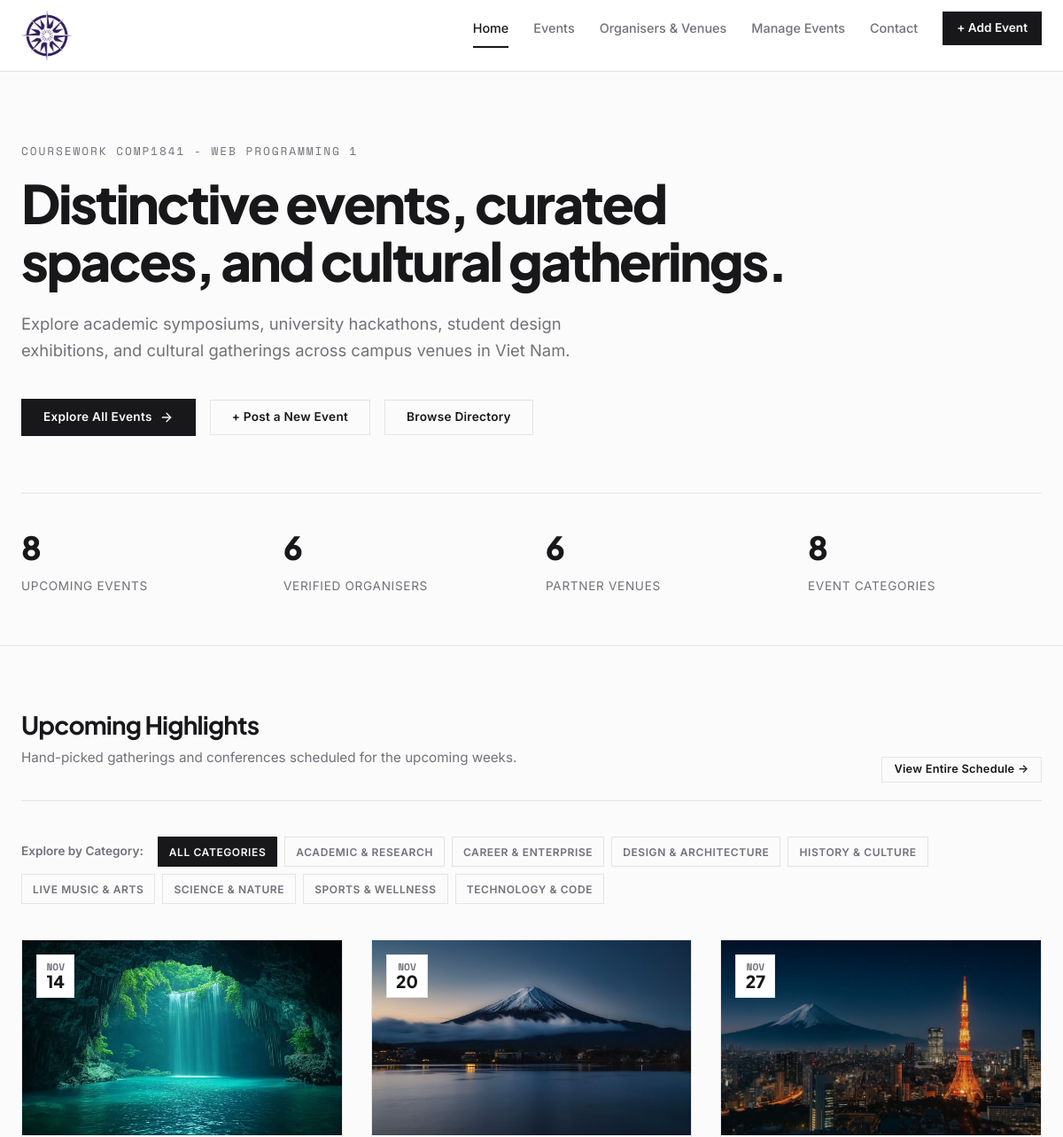
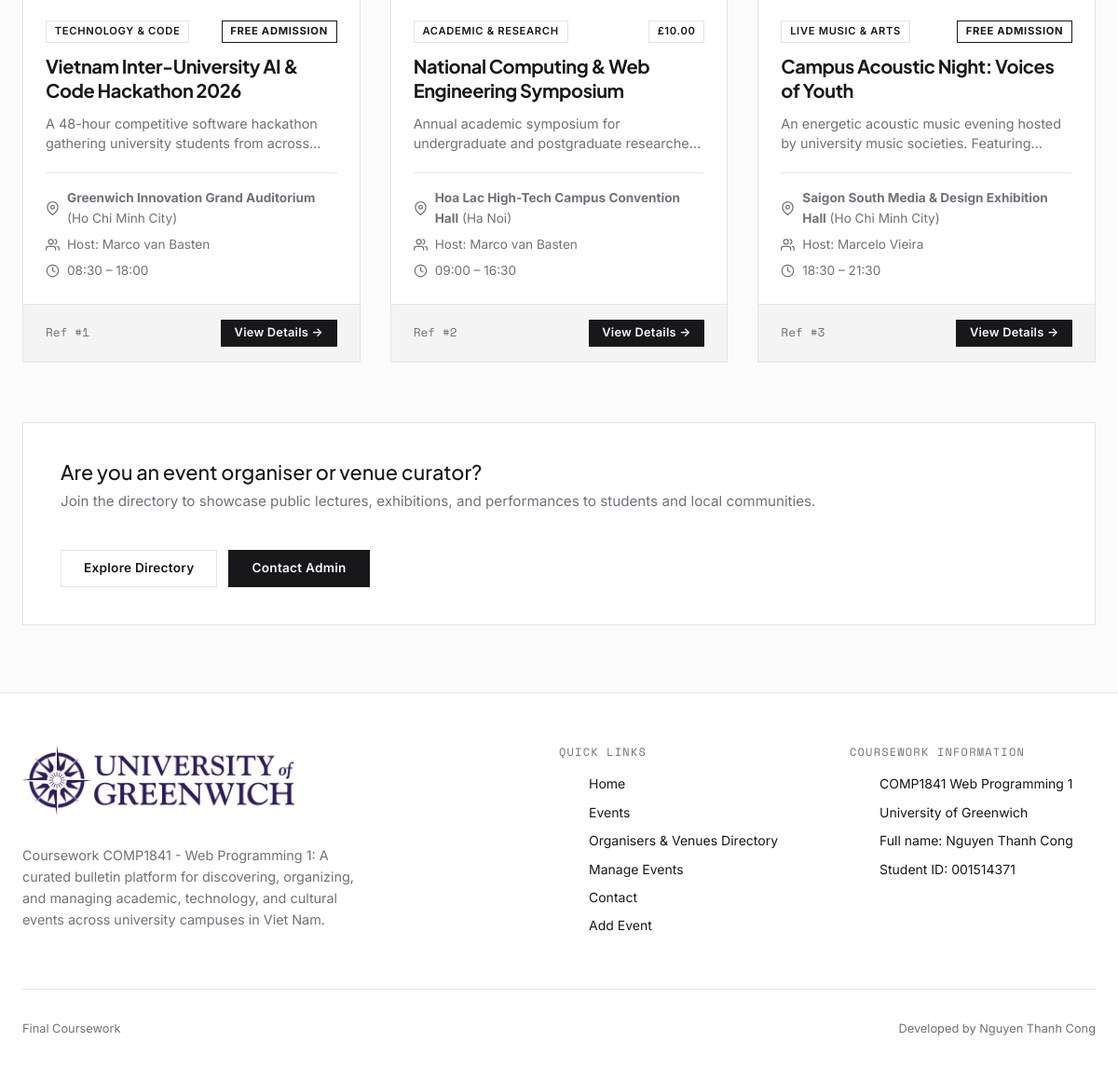
The page / on the database its author committed (2 pictures, top to bottom).
### tables this page shows
CREATE TABLE `events` (
  `id` INT AUTO_INCREMENT PRIMARY KEY,
  `title` VARCHAR(255) NOT NULL,
  `description` TEXT NOT NULL,
  `event_date` DATE NOT NULL,
  `start_time` TIME NOT NULL,
  `end_time` TIME NOT NULL,
  `venue_id` INT NOT NULL,
  `organiser_id` INT NOT NULL,
  `category` VARCHAR(100) NOT NULL,
  `image_url` VARCHAR(500) NOT NULL,
  `ticket_price` DECIMAL(10,2) NOT NULL DEFAULT 0.00,
  `status` VARCHAR(50) NOT NULL DEFAULT 'Upcoming',
  `created_at` DATETIME DEFAULT CURRENT_TIMESTAMP,
  `updated_at` DATETIME DEFAULT CURRENT_TIMESTAMP ON UPDATE CURRENT_TIMESTAMP,
  CONSTRAINT `fk_events_venue` FOREIGN KEY (`venue_id`) REFERENCES `venues` (`id`) ON DELETE RESTRICT ON UPDATE CASCADE,
  CONSTRAINT `fk_events_organiser` FOREIGN KEY (`organiser_id`) REFERENCES `organisers` (`id`) ON DELETE RESTRICT ON UPDATE CASCADE
);

CREATE TABLE `venues` (
  `id` INT AUTO_INCREMENT PRIMARY KEY,
  `name` VARCHAR(150) NOT NULL,
  `address` VARCHAR(255) NOT NULL,
  `city` VARCHAR(100) NOT NULL,
  `capacity` INT NOT NULL DEFAULT 0,
  `contact_person` VARCHAR(100) DEFAULT NULL,
  `image_url` VARCHAR(500) DEFAULT NULL,
  `created_at` DATETIME DEFAULT CURRENT_TIMESTAMP
);

CREATE TABLE `organisers` (
  `id` INT AUTO_INCREMENT PRIMARY KEY,
  `full_name` VARCHAR(150) NOT NULL,
  `email` VARCHAR(150) NOT NULL,
  `phone` VARCHAR(50) DEFAULT NULL,
  `website` VARCHAR(255) DEFAULT NULL,
  `bio` TEXT DEFAULT NULL,
  `logo_url` VARCHAR(500) DEFAULT NULL,
  `created_at` DATETIME DEFAULT CURRENT_TIMESTAMP
);

### index.php (called while the page is built, shortened)
<?php
try {
    include __DIR__ . '/includes/DatabaseConnection.php';
    include __DIR__ . '/includes/DatabaseFunctions.php';
    $stats = [
        'events_count' => total($connection, 'events'),
        'organisers_count' => total($connection, 'organisers'),
        'venues_count' => total($connection, 'venues'),
    ];
    $featuredEvents = getEventsWithDetails($connection, '', '', 3);
    $categories = getCategories($connection);
    include __DIR__ . '/templates/home.html.php';
    $output = ob_get_clean();
} catch (PDOException $e) {
    $title = 'An error has occurred';
    $output = '<div class="alert alert-error">Database error: ' . htmlspecialchars($e->getMessage(), ENT_QUOTES, 'UTF-8') . '</div>';
}
include __DIR__ . '/templates/layout.html.php';

### includes/DatabaseFunctions.php (called while the page is built, shortened)
<?php
function query($pdo, $sql, $parameters = []) {
    $stmt = $pdo->prepare($sql);
    $stmt->execute($parameters);
    return $stmt;
}
function total($pdo, $table, $where = '', $parameters = []) {
    $sql = "SELECT COUNT(*) FROM `{$table}`";
    $stmt = query($pdo, $sql, $parameters);
    return (int) $stmt->fetchColumn();
}
function getEventsWithDetails($pdo, $category = '', $search = '', $limit = null) {
    $sql = "SELECT
                e.*,
                o.full_name AS organiser_name,
                o.email AS organiser_email,
                o.logo_url AS organiser_logo,
                v.name AS venue_name,
                v.city AS venue_city,
                v.address AS venue_address,
                v.capacity AS venue_capacity
            FROM `events` e
            INNER JOIN `organisers` o ON e.organiser_id = o.id
            INNER JOIN `venues` v ON e.venue_id = v.id
            WHERE 1=1";
    $params = [];
    $sql .= " ORDER BY e.event_date ASC, e.start_time ASC";
    if ($limit !== null && (int)$limit > 0) {
        $sql .= " LIMIT " . (int)$limit;
    }
    $stmt = query($pdo, $sql, $params);
    return $stmt->fetchAll();
}
function getCategories($pdo) {
    $sql = "SELECT DISTINCT category FROM `events` ORDER BY category ASC";
    $stmt = query($pdo, $sql);
    return $stmt->fetchAll(PDO::FETCH_COLUMN);
}
function formatDayAndMonth($dateString) {
    $dt = new DateTime($dateString);
    return [
        'day' => $dt->format('d'),
        'month' => strtoupper($dt->format('M')),
        'year' => $dt->format('Y')
    ];
}
function formatTime($timeString) {
    $dt = new DateTime($timeString);
    return $dt->format('H:i');
}
function formatPrice($price) {
    $val = (float)$price;
    if ($val <= 0.0) {
        return 'Free Admission';
    }
    return '£' . number_format($val, 2);
}
function e($str) {
    $normalized = str_replace('assests/', 'assets/', (string)$str);
    return htmlspecialchars($normalized, ENT_QUOTES, 'UTF-8');
}

### templates/home.html.php (the view)
<section class="hero-minimal">
  <div class="container">
    <span class="hero-lead-label">Coursework COMP1841 - Web Programming 1</span>
    <h1 class="hero-title">Distinctive events, curated spaces, and cultural gatherings.</h1>
    <p class="hero-subtitle">
      Explore academic symposiums, university hackathons, student design exhibitions, and cultural gatherings across campus venues in Viet Nam.
    </p>
    <div class="hero-actions">
      <a href="events.php" class="btn btn-primary">
        Explore All Events
        <svg width="16" height="16" viewBox="0 0 24 24" fill="none" stroke="currentColor" stroke-width="2" stroke-linecap="round" stroke-linejoin="round">
          <line x1="5" y1="12" x2="19" y2="12"></line>
          <polyline points="12 5 19 12 12 19"></polyline>
        </svg>
      </a>
      <a href="addevent.php" class="btn btn-outline">+ Post a New Event</a>
      <a href="organisers_venues.php" class="btn btn-outline">Browse Directory</a>
    </div>
    <div class="hero-stats-bar" aria-label="System Statistics">
      <div class="stat-item">
        <span class="stat-value"><?= e($stats['events_count']) ?></span>
        <span class="stat-label">Upcoming Events</span>
      </div>
      <div class="stat-item">
        <span class="stat-value"><?= e($stats['organisers_count']) ?></span>
        <span class="stat-label">Verified Organisers</span>
      </div>
      <div class="stat-item">
        <span class="stat-value"><?= e($stats['venues_count']) ?></span>
        <span class="stat-label">Partner Venues</span>
      </div>
      <div class="stat-item">
        <span class="stat-value"><?= count($categories) ?></span>
        <span class="stat-label">Event Categories</span>
      </div>
    </div>
  </div>
</section>
<section style="padding: 4.5rem 0;">
  <div class="container">
    <div class="section-header">
      <div>
        <h2 class="section-title">Upcoming Highlights</h2>
        <p class="section-desc">Hand-picked gatherings and conferences scheduled for the upcoming weeks.</p>
      </div>
      <a href="events.php" class="btn btn-outline btn-sm">
        View Entire Schedule &rarr;
      </a>
    </div>
    <div style="margin-bottom: 2.5rem; display: flex; align-items: center; gap: 0.5rem; flex-wrap: wrap;">
      <span style="font-size: 0.85rem; font-weight: 600; color: var(--text-muted); margin-right: 0.5rem;">Explore by Category:</span>
      <a href="events.php" class="pill-link active">All Categories</a>
      <?php foreach ($categories as $cat): ?>
        <a href="events.php?category=<?= urlencode($cat) ?>" class="pill-link">
          <?= e($cat) ?>
        </a>
      <?php endforeach; ?>
    </div>
    <div class="events-grid">
      <?php if (!empty($featuredEvents)): ?>
        <?php foreach ($featuredEvents as $ev): ?>
          <?php $dateParts = formatDayAndMonth($ev['event_date']); ?>
          <article class="event-card">
            <div class="event-card-media">
              <img src="<?= e($ev['image_url']) ?>" alt="<?= e($ev['title']) ?>" class="event-card-image" loading="lazy">
              <div class="event-date-badge">
                <span class="date-month"><?= e($dateParts['month']) ?></span>
                <span class="date-day"><?= e($dateParts['day']) ?></span>
              </div>
            </div>
            <div class="event-card-body">
              <div class="event-meta-top">
                <span class="badge"><?= e($ev['category']) ?></span>
                <span class="badge <?= $ev['ticket_price'] <= 0 ? 'badge-free' : '' ?>">
                  <?= formatPrice($ev['ticket_price']) ?>
                </span>
              </div>
              <h3 class="event-card-title">
                <a href="event.php?id=<?= e($ev['id']) ?>">
                  <?= e($ev['title']) ?>
                </a>
              </h3>
              <p class="event-excerpt">
                <?= e($ev['description']) ?>
              </p>
              <div class="event-info-rows">
                <div class="info-row">
                  <svg viewBox="0 0 24 24" fill="none" stroke-width="2" stroke-linecap="round" stroke-linejoin="round">
                    <path d="M21 10c0 7-9 13-9 13s-9-6-9-13a9 9 0 0 1 18 0z"></path>
                    <circle cx="12" cy="10" r="3"></circle>
                  </svg>
                  <span><strong><?= e($ev['venue_name']) ?></strong> (<?= e($ev['venue_city']) ?>)</span>
                </div>
                <div class="info-row">
                  <svg viewBox="0 0 24 24" fill="none" stroke-width="2" stroke-linecap="round" stroke-linejoin="round">
                    <path d="M17 21v-2a4 4 0 0 0-4-4H5a4 4 0 0 0-4 4v2"></path>
                    <circle cx="9" cy="7" r="4"></circle>
                    <path d="M23 21v-2a4 4 0 0 0-3-3.87"></path>
                    <path d="M16 3.13a4 4 0 0 1 0 7.75"></path>
                  </svg>
                  <span>Host: <?= e($ev['organiser_name']) ?></span>
                </div>
                <div class="info-row">
                  <svg viewBox="0 0 24 24" fill="none" stroke-width="2" stroke-linecap="round" stroke-linejoin="round">
                    <circle cx="12" cy="12" r="10"></circle>
                    <polyline points="12 6 12 12 16 14"></polyline>
                  </svg>
                  <span><?= formatTime($ev['start_time']) ?> – <?= formatTime($ev['end_time']) ?></span>
                </div>
              </div>
            </div>
            <div class="event-card-footer">
              <span style="font-size: 0.8rem; color: var(--text-muted); font-family: var(--font-mono);">
                Ref #<?= e($ev['id']) ?>
              </span>
              <a href="event.php?id=<?= e($ev['id']) ?>" class="btn btn-primary btn-sm">
                View Details &rarr;
              </a>
            </div>
          </article>
        <?php endforeach; ?>
      <?php else: ?>
        <p style="grid-column: 1 / -1; color: var(--text-muted); padding: 2rem; text-align: center; background: #fff; border: 1px solid var(--border-light); border-radius: var(--radius-md);">
          No upcoming events available at the moment.
        </p>
      <?php endif; ?>
    </div>
    <div style="background-color: var(--bg-surface); border: 1px solid var(--border-light); border-radius: var(--radius-md); padding: 2.5rem; display: flex; align-items: center; justify-content: space-between; flex-wrap: wrap; gap: 1.5rem;">
      <div>
        <h3 style="font-family: var(--font-heading); font-size: 1.35rem; margin-bottom: 0.4rem;">Are you an event organiser or venue curator?</h3>
        <p style="color: var(--text-muted); font-size: 0.95rem;">Join the directory to showcase public lectures, exhibitions, and performances to students and local communities.</p>
      </div>
      <div style="display: flex; gap: 0.75rem;">
        <a href="organisers_venues.php" class="btn btn-outline">Explore Directory</a>
        <a href="contact.php" class="btn btn-primary">Contact Admin</a>
      </div>
    </div>
  </div>
</section>

### templates/layout.html.php (shortened to what this page needs)
<!DOCTYPE html>
<html lang="en">
<head>
  <link rel="stylesheet" href="css/bootstrap.css">
  <link rel="stylesheet" href="css/style.css">
</head>
<body>
  <header class="site-header">
    <div class="container header-inner">
      <a href="index.php" class="brand-logo" aria-label="Greenwich Event Bulletin Home">
        <img src="assets/logo.webp" alt="Greenwich Logo" class="brand-logo-img">
      </a>
      <?php
        $currentPage = basename($_SERVER['PHP_SELF']);
      ?>
      <nav class="main-nav" id="mainNav" aria-label="Primary Navigation">
        <ul>
          <li><a href="index.php" class="nav-link <?= $currentPage === 'index.php' ? 'active' : '' ?>">Home</a></li>
          <li><a href="events.php" class="nav-link <?= in_array($currentPage, ['events.php', 'event.php']) ? 'active' : '' ?>">Events</a></li>
          <li><a href="organisers_venues.php" class="nav-link <?= $currentPage === 'organisers_venues.php' ? 'active' : '' ?>">Organisers & Venues</a></li>
          <li><a href="manage.php" class="nav-link <?= in_array($currentPage, ['manage.php', 'addevent.php', 'editevent.php']) ? 'active' : '' ?>">Manage Events</a></li>
          <li><a href="contact.php" class="nav-link <?= $currentPage === 'contact.php' ? 'active' : '' ?>">Contact</a></li>
          <li>
            <a href="addevent.php" class="btn-nav-action">
              <span>+ Add Event</span>
            </a>
          </li>
        </ul>
      </nav>
    </div>
  </header>
  <main id="mainContent">
    <?= $output ?>
  </main>
  <footer class="site-footer">
    <div class="container">
      <div class="footer-top">
        <div class="footer-brand">
          <a href="index.php" style="display: inline-block; margin-bottom: 0.75rem;">
            <img src="assets/logofooter.webp" alt="University of Greenwich" class="footer-logo-img">
          </a>
          <p>
            Coursework COMP1841 - Web Programming 1: A curated bulletin platform for discovering, organizing, and managing academic, technology, and cultural events across university campuses in Viet Nam.
          </p>
        </div>
        <div class="footer-col">
          <h4>Quick links</h4>
          <ul class="footer-links">
            <li><a href="index.php">Home</a></li>
            <li><a href="events.php">Events</a></li>
            <li><a href="organisers_venues.php">Organisers & Venues Directory</a></li>
            <li><a href="manage.php">Manage Events</a></li>
            <li><a href="contact.php">Contact</a></li>
            <li><a href="addevent.php">Add Event</a></li>
          </ul>
        </div>
        <div class="footer-col">
          <h4>Coursework information</h4>
          <ul class="footer-links">
            <li><span>COMP1841 Web Programming 1</span></li>
            <li><span>University of Greenwich</span></li>
            <li><span>Full name: Nguyen Thanh Cong</span></li>
            <li><span>Student ID: 001514371</span></li>
          </ul>
        </div>
      </div>
      <div class="footer-bottom">
        <p>Final Coursework</p>
        <p>Developed by Nguyen Thanh Cong</p>
      </div>
    </div>
  </footer>
</body>
</html>

### rows shown on the page
events: image_url (picture), event_date "NOV", event_date "14", category "TECHNOLOGY & CODE", ticket_price "FREE ADMISSION", title "Vietnam Inter-University AI & Code Hackathon 2026", description "A 48-hour competitive software hackathon gathering university students from…", venue.name "Greenwich Innovation Grand Auditorium", venue.city "Ho Chi Minh City", organiser.full_name "Marco van Basten", start_time "08:30", end_time "18:00", id "1"
events: image_url (picture), event_date "NOV", event_date "20", category "ACADEMIC & RESEARCH", ticket_price "£10.00", title "National Computing & Web Engineering Symposium", description "Annual academic symposium for undergraduate and postgraduate…", venue.name "Hoa Lac High-Tech Campus Convention Hall", venue.city "Ha Noi", organiser.full_name "Marco van Basten", start_time "09:00", end_time "16:30", id "2"
events: image_url (picture), event_date "NOV", event_date "27", category "LIVE MUSIC & ARTS", ticket_price "FREE ADMISSION", title "Campus Acoustic Night: Voices of Youth", description "An energetic acoustic music evening hosted by university music societies.…", venue.name "Saigon South Media & Design Exhibition Hall", venue.city "Ho Chi Minh City", organiser.full_name "Marcelo Vieira", start_time "18:30", end_time "21:30", id "3"

### other values the page prints
$stats['events_count'] "8"
$stats['organisers_count'] "6"
$stats['venues_count'] "6"
count($categories) "8"
$cat "ACADEMIC & RESEARCH"
$cat "CAREER & ENTERPRISE"
$cat "DESIGN & ARCHITECTURE"
$cat "HISTORY & CULTURE"
$cat "LIVE MUSIC & ARTS"
$cat "SCIENCE & NATURE"
$cat "SPORTS & WELLNESS"
$cat "TECHNOLOGY & CODE"
